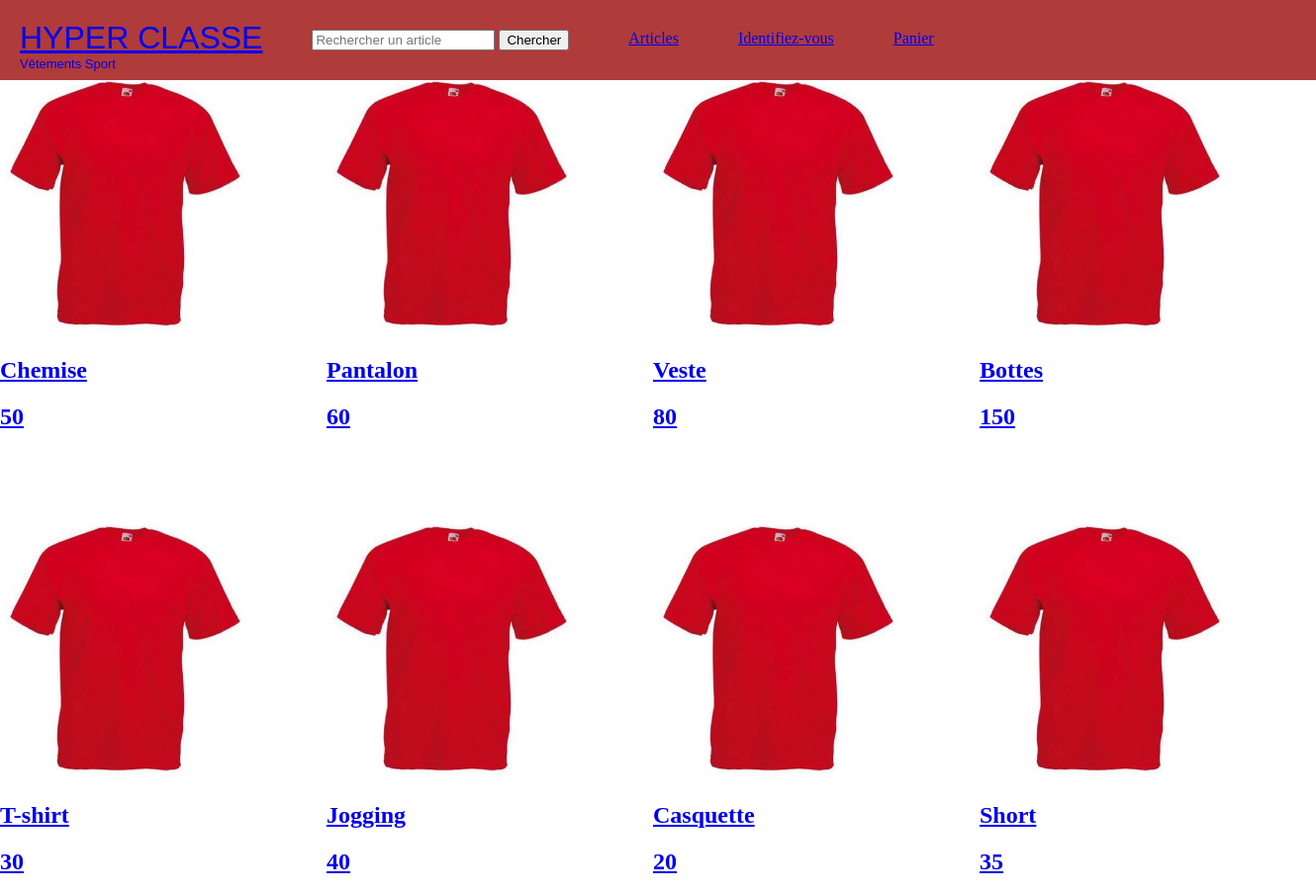
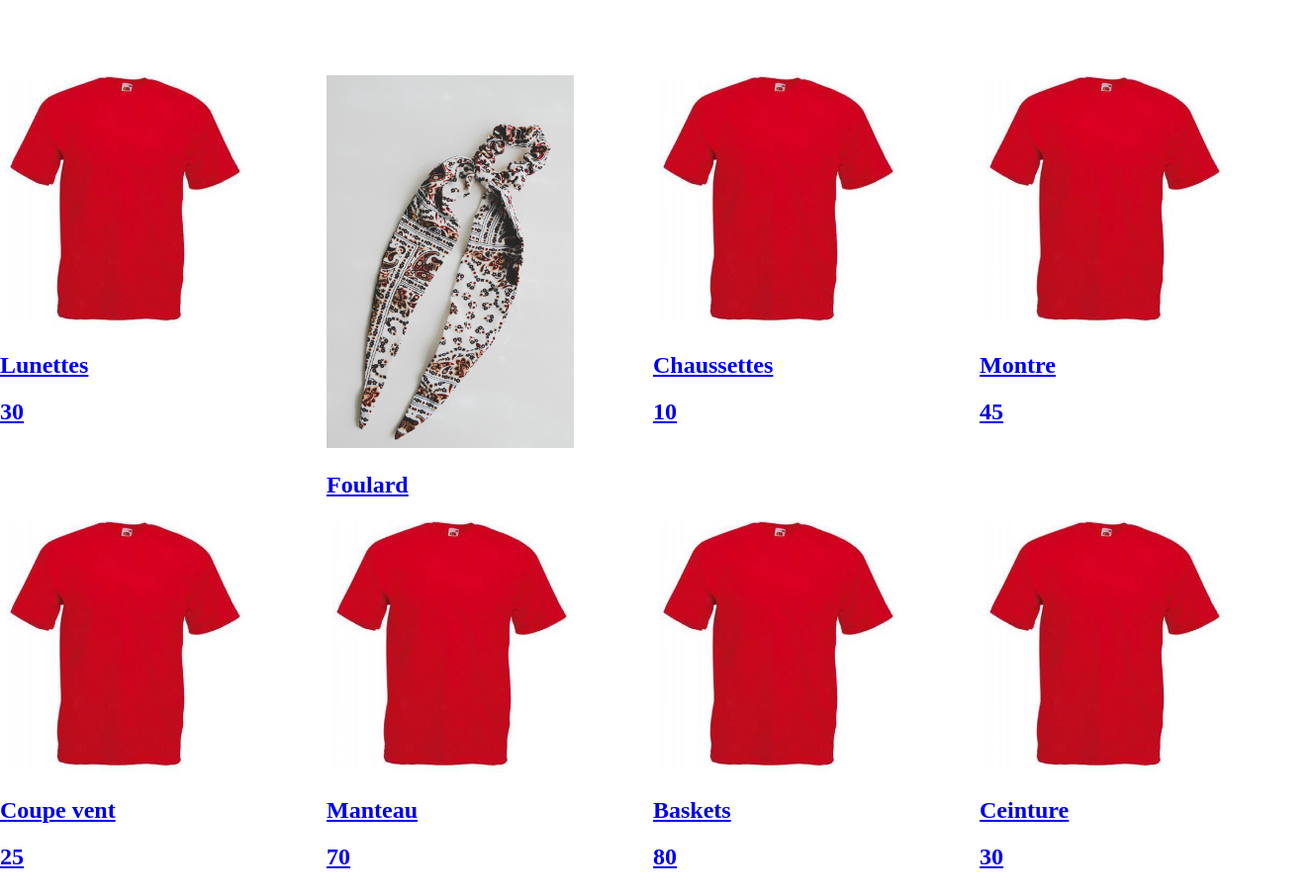
The app's page /index.php?products with its own data (2 pictures, top to bottom).
### tables this page shows
CREATE TABLE IF NOT EXISTS `products` (
  `id` int(11) NOT NULL AUTO_INCREMENT,
  `item` varchar(11) NOT NULL,
  `price` int(11) NOT NULL,
  `photo` varchar(30) NOT NULL,
  `description` varchar(1000) NOT NULL,
  PRIMARY KEY (`id`)
);

### controllers/Products_controller.php (called while the page is built, shortened)
<?php
require_once './models/Catalog.php';
class Products_controller
{
    public function products()
    {
        $products = new Catalog;
        $products = $products->getProductsList();
        require_once 'views/products_view.php';
    }
}

### models/Model.php (called while the page is built, shortened)
<?php
trait Model
{
    public function __construct()
    {
        try {
            $this->pdo = new PDO('mysql:host=localhost;dbname=hyperclasse;charset=utf8mb4;port=3306', 'root', '');
        } catch (PDOException $e) {
            echo 'La connexion à la base de données a échoué';
            $e->getMessage();
        }
    }
}

### models/Catalog.php (called while the page is built, shortened)
<?php
require_once 'Model.php';
class Catalog
{
    public function getProductsList()
    {
        $page = $_GET['page'] ?? 1;
        $itemsPerPage = 16;
        $stmt = $this->pdo->prepare('SELECT * FROM products LIMIT :start, :itemsPerPage');
        $stmt->bindValue(':start', $itemsPerPage * ($page - 1), PDO::PARAM_INT);
        $stmt->bindValue(':itemsPerPage', $itemsPerPage, PDO::PARAM_INT);
        $stmt->execute();
        while ($product = $stmt->fetchObject()) {
            $products[] = $product;
        }
        return $products;
    }
}

### views/products_view.php (the view, shortened to what this page needs)
    <div class="container">
        <?php foreach ($products as $product): ?>
            <a href="?product&id=<?= $product->id ?>">
                <img src="photos/<?= $product->photo ?>" width="250"/>
                <h2><?= $product->item ?></h2>
                <h2><?= $product->price ?></h2>
            </a>
        <?php endforeach; ?>
    </div>
<?php
$contents = ob_get_clean();
require_once 'layout.php';

### index.php (shortened to what this page needs)
<?php
require_once 'controllers/Products_controller.php';
$controller = new Products_controller();
if (isset($_GET['products'])) {
    $controller->products();
} elseif (isset($_GET['id']) && is_numeric($_GET['id'])) {
    $controller->product();
} else {
    $controller->index();
}

### views/layout.php (shortened to what this page needs)
<!DOCTYPE html>
<html lang="fr">
<head>
    <link href="views/style.css" rel="stylesheet" type="text/css"/>
</head>
<body>
<header>
    <nav>
        <div class="brand"><a href="index.php">HYPER CLASSE<br><span class="type">Vêtements Sport</span></a></div>
        <div class="search">
            <form action="search.php" method="post">
                <input type="text" id="search" name="search" placeholder="Rechercher un article" required>
                <button type="submit">Chercher</button>
            </form>
        </div>
        <div class="sportwearlist"><a href="index.php?products">Articles</a></div>
        <div class="identification"><a href="identification_form.php">Identifiez-vous</a></div>
        <div class="panier"><a href="cart.php">Panier</a>
        </div>
    </nav>
</header>
<section>
<div>
    <?php
    echo $contents;
    ?>
</div>
</section>
</body>
</html>

### views/style.css (style rules this page uses)
html, body { height: border-box; margin: 0; background: white; }
nav { background-color: rgb(175, 59, 59); display: flex; }
.brand { margin: 20px; font-size: xx-large; font-family: Verdana, Geneva, Tahoma, sans-serif; }
.type { font-size: small; position: absolute; }
.search, .sportwearlist, .identification, .panier { margin: 30px; text-decoration: none; }
.container { display: grid; grid-template-columns: 330px 330px 330px 330px; grid-template-rows: 450px 450px 450px 450px; }

### records on screen
products: photo (picture), item "Chemise", price "50"
products: photo (picture), item "Pantalon", price "60"
products: photo (picture), item "Veste", price "80"
products: photo (picture), item "Bottes", price "150"
products: photo (picture), item "T-shirt", price "30"
products: photo (picture), item "Jogging", price "40"
products: photo (picture), item "Casquette", price "20"
products: photo (picture), item "Short", price "35"
products: photo (picture), item "Lunettes", price "30"
products: photo (picture), item "Foulard"
products: photo (picture), item "Chaussettes", price "10"
products: photo (picture), item "Montre", price "45"
products: photo (picture), item "Coupe vent", price "25"
products: photo (picture), item "Manteau", price "70"
products: photo (picture), item "Baskets", price "80"
products: photo (picture), item "Ceinture", price "30"
